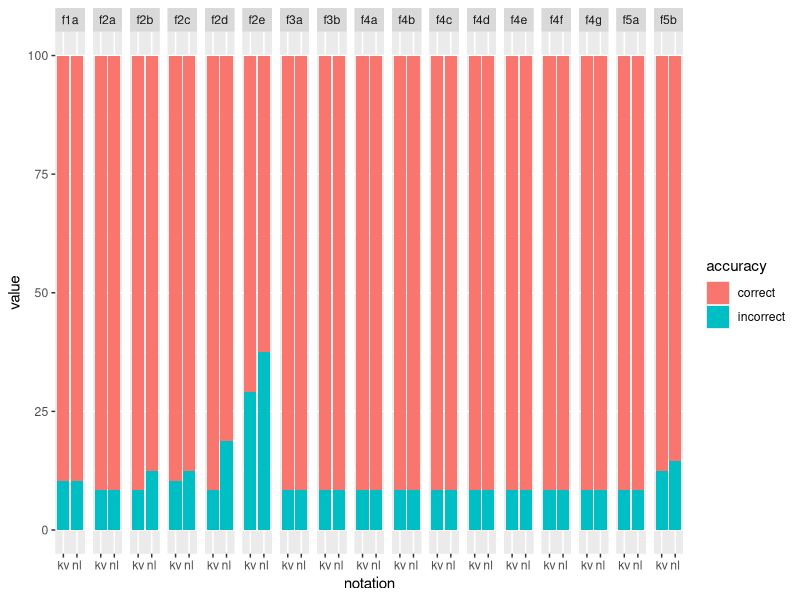
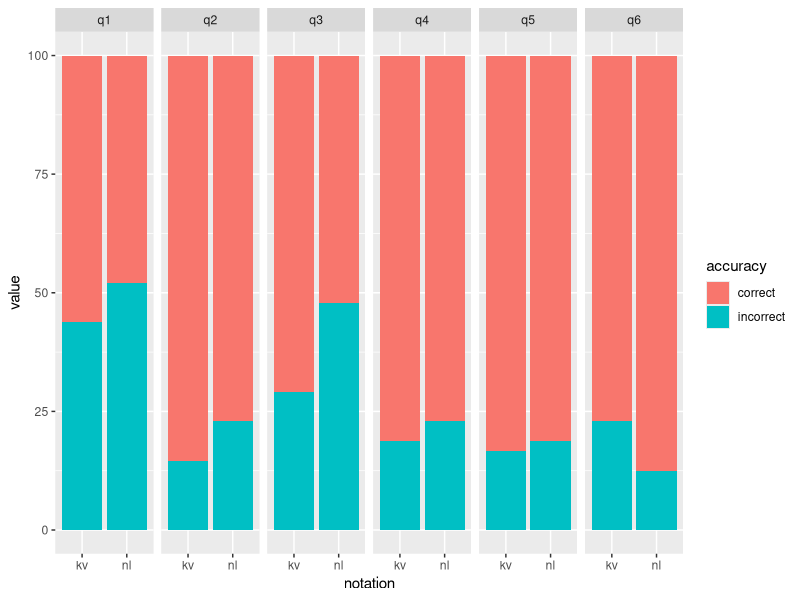

These charts were generated, in order, by the following R code:
library(ggplot2)

mydata <- read.csv("accuracy_details.csv", sep = ";", dec = ",", header = TRUE)

syntaxMapping <- c("nl" = 1, "kv" = 2)
groupMapping <- c("beginner, student" = "bs", "advanced, student" = "as", "beginner, professional" = "bp", "advanced, professional" = "ap")

mydata$notation.r <- syntaxMapping[mydata$notation]
mydata$group.r <- groupMapping[mydata$group.internal]

mydata$notation.r <- as.factor(mydata$notation.r)
mydata$notation.r <- factor(mydata$notation.r, levels = c("1", "2"), labels = c("natural language", "key-value"))
mydata$sequence <- as.factor(mydata$sequence)
mydata$sequence <- factor(mydata$sequence, levels = c("1", "2"), labels = c("NL-KV", "KV-NL"))
mydata$period <- as.factor(mydata$period)
mydata$group.r <- as.factor(mydata$group.r)
mydata$group.r <- factor(mydata$group.r, levels = c("bs", "as", "bp", "ap"), labels = c("beginner-student", "advanced-student", "beginner-professional", "advanced-professional"))

#### - manual calculation to populate flat csv file for import 
#### - I know this is very hacky, but I didn't have the time to create a script for this one time effort
#### - it seemed more efficient to do this manually
value <- table(mydata$q6[mydata$notation.r == "natural language"])
value <- table(mydata$q6[mydata$notation.r == "key-value"])
value
round(100*prop.table(value), digits = 2)
####

## STACKED BARCHARTS PLOTS

# Features
f_data <- read.csv("accuracy_features_flat.csv", sep = ";", dec = ",", header = TRUE)

# Draw barplot with grouping & stacking
ggplot(f_data,                  
       aes(x = notation,
           y = value,
           fill = accuracy)) + 
  geom_bar(stat = "identity",
           position = "stack") +
  facet_grid(~ feature)

# Quality
q_data <- read.csv("accuracy_quality_flat.csv", sep = ";", dec = ",", header = TRUE)

# Draw barplot with grouping & stacking
ggplot(q_data,                  
       aes(x = notation,
           y = value,
           fill = accuracy)) + 
  geom_bar(stat = "identity",
           position = "stack") +
  facet_grid(~ feature)
